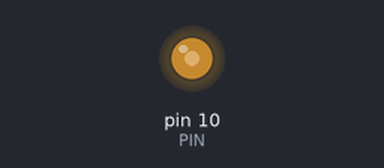
Recording of a sketch running on a simulated Arduino Uno, built with avr-gcc and run on an emulated ATmega328P. Shown: output pins drawn as LEDs (lit = HIGH).

Above: at 0.1 s.
Timing chart, 0 to 1.6 s (numbered marks = the images above):
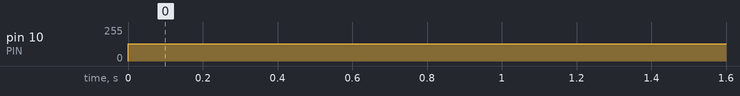

Measured:
- by itself, pin 10 (PIN): 0/255 → 128/255 at 0.00 s

The sketch:

test_code.cpp.ino
```cpp
const int PIN = 10;
const float ANGLE = -89;


void setup()
{
  // put your setup code here, to run once:
  pinMode(PIN, OUTPUT);

}


void loop()
{
  float pulseWidth = angleToPulseWidth(ANGLE);
  float voltage = pulseWidthToVoltage(pulseWidth);
  int analogInt = voltageToAnalogInt(voltage);
  // put your main code here, to run repeatedly:
  analogWrite(PIN, analogInt);
}


int voltageToAnalogInt(float voltage)
{
  int analogInt = voltage * 51;
  return analogInt;
}


float pulseWidthToVoltage( float pulseWidth)
{
  const float pulseCycle = 2;
  const float maxVoltage = 5;

  float voltage = (pulseWidth / pulseCycle) * maxVoltage;

  return voltage;
}


float angleToPulseWidth(float angle)
{
  const float minAngle = -90;
  const float maxAngle = 90;
  const float averagePulse = 1.5;
  float pulseWidth = (angle / (maxAngle - minAngle)) + averagePulse;


  return pulseWidth;
}
```
